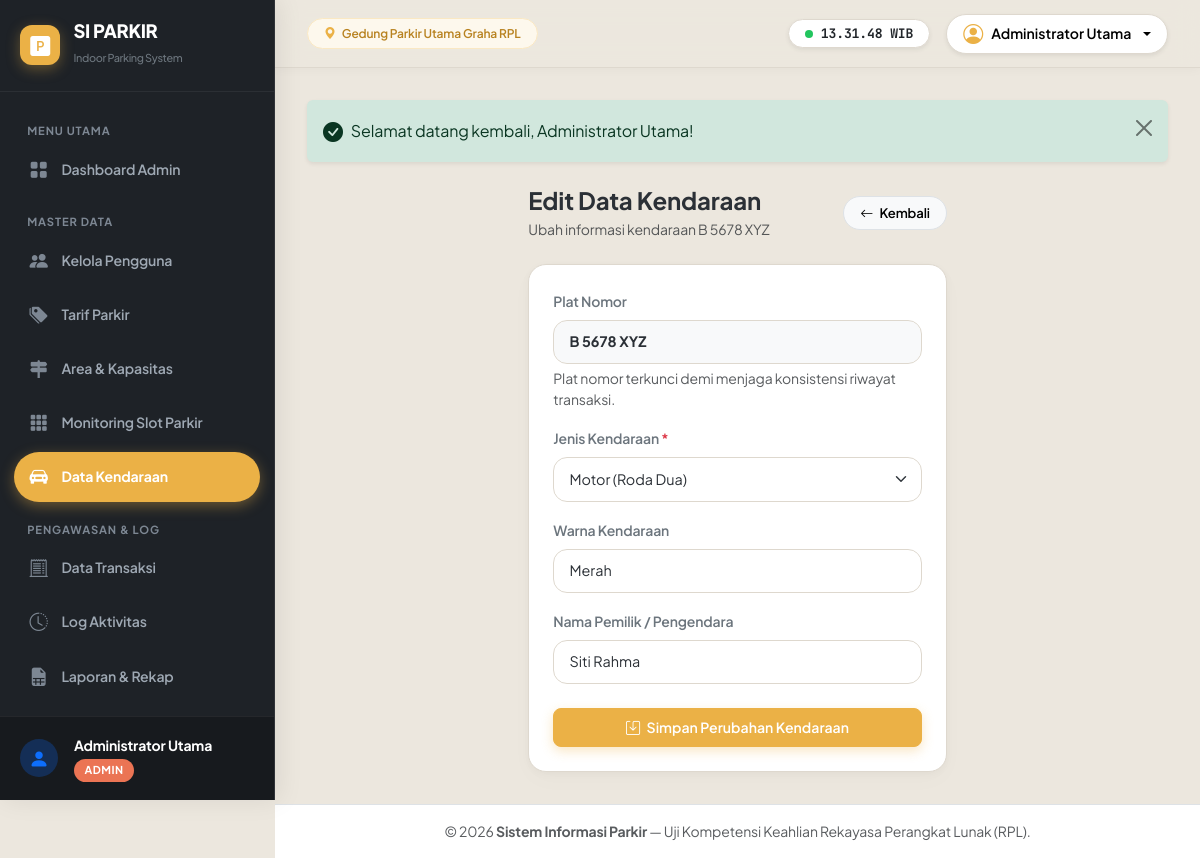
Screenshot of /admin/kendaraan/edit.php?id=2 (signed in) with the database file from the repository.
### tables this page shows
CREATE TABLE `tb_kendaraan` (
  `id_kendaraan` INT AUTO_INCREMENT PRIMARY KEY,
  `plat_nomor` VARCHAR(15) NOT NULL UNIQUE,
  `jenis_kendaraan` VARCHAR(20) NOT NULL,
  `warna` VARCHAR(20) NULL,
  `pemilik` VARCHAR(100) NULL,
  `id_user` INT NOT NULL,
  INDEX `idx_plat` (`plat_nomor`),
  INDEX `idx_jenis` (`jenis_kendaraan`),
  CONSTRAINT `fk_kendaraan_user` FOREIGN KEY (`id_user`) 
    REFERENCES `tb_user` (`id_user`) ON UPDATE CASCADE ON DELETE RESTRICT
);

### admin/kendaraan/edit.php (the view, shortened to what this page needs)
<?php
require_once __DIR__ . '/../../includes/header.php';
$pdo = getDBConnection();
$id = (int)($_GET['id'] ?? 0);
$stmt = $pdo->prepare("SELECT * FROM tb_kendaraan WHERE id_kendaraan = ?");
$stmt->execute([$id]);
$kendaraan = $stmt->fetch();
$jenis = $kendaraan['jenis_kendaraan'];
$warna = $kendaraan['warna'] ?? '';
$pemilik = $kendaraan['pemilik'] ?? '';
?>
<div class="row justify-content-center">
    <div class="col-12 col-md-8 col-lg-6">
        <div class="d-flex align-items-center justify-content-between mb-4">
            <div>
                <h4 class="fw-bold mb-1">Edit Data Kendaraan</h4>
                <p class="text-muted small mb-0">Ubah informasi kendaraan <?= htmlspecialchars($kendaraan['plat_nomor']) ?></p>
            </div>
            <a href="<?= BASE_URL ?>/admin/kendaraan/index.php" class="btn btn-light btn-sm border rounded-pill px-3">
                <i class="bi bi-arrow-left me-1"></i> Kembali
            </a>
        </div>
        <div class="card-custom p-4">
            <form method="POST" action="">
                <div class="mb-3">
                    <label class="form-label small fw-semibold text-secondary">Plat Nomor</label>
                    <input type="text" class="form-control bg-light fw-bold text-uppercase" value="<?= htmlspecialchars($kendaraan['plat_nomor']) ?>" disabled>
                    <div class="form-text small">Plat nomor terkunci demi menjaga konsistensi riwayat transaksi.</div>
                </div>
                <div class="mb-3">
                    <label for="jenis_kendaraan" class="form-label small fw-semibold text-secondary">Jenis Kendaraan <span class="text-danger">*</span></label>
                    <select class="form-select" id="jenis_kendaraan" name="jenis_kendaraan" required>
                        <option value="motor" <?= ($jenis === 'motor') ? 'selected' : '' ?>>Motor (Roda Dua)</option>
                    </select>
                </div>
                <div class="mb-3">
                    <label for="warna" class="form-label small fw-semibold text-secondary">Warna Kendaraan</label>
                    <input type="text" class="form-control" id="warna" name="warna" value="<?= htmlspecialchars($warna) ?>">
                </div>
                <div class="mb-4">
                    <label for="pemilik" class="form-label small fw-semibold text-secondary">Nama Pemilik / Pengendara</label>
                    <input type="text" class="form-control" id="pemilik" name="pemilik" value="<?= htmlspecialchars($pemilik) ?>">
                </div>
                <button type="submit" class="btn btn-primary w-100 py-2 rounded-3 fw-semibold">
                    <i class="bi bi-save me-1"></i> Simpan Perubahan Kendaraan
                </button>
            </form>
        </div>
    </div>
</div>
<?php require_once __DIR__ . '/../../includes/footer.php'; ?>

### assets/css/style.css (style rules this page uses)
:root { --primary-color: #ebb146; --primary-hover: #d39b33; --primary-subtle: #fdf8ed; --primary-dark: #b88220; --sidebar-bg: #1e2227; --sidebar-hover: #2a3037; --sidebar-active: #ebb146; --body-bg: #ece7de; --card-bg: #ffffff; --card-border: #ded8ce; --card-alt: #f7f4ee; --text-main: #2b3036; --text-secondary: #5e6670; --text-muted: #8c939b; --accent-coral: #eb7454; --accent-emerald: #15803d; --accent-dark: #111827; --radius-sm: 8px; --radius-md: 14px; --radius-lg: 18px; --radius-pill: 999px; }
body { font-family: 'Plus Jakarta Sans', -apple-system, BlinkMacSystemFont, "Segoe UI", Roboto, sans-serif; background-color: var(--body-bg); color: var(--text-main); overflow-x: hidden; min-height: 100vh; -webkit-font-smoothing: antialiased; -moz-osx-font-smoothing: grayscale; letter-spacing: -0.01em; }
.card-custom { background-color: var(--card-bg); border-radius: var(--radius-lg); border: 1px solid var(--card-border); box-shadow: 0 2px 8px rgba(0, 0, 0, 0.03), 0 8px 24px rgba(0, 0, 0, 0.02); transition: transform 0.2s cubic-bezier(0.16, 1, 0.3, 1), box-shadow 0.2s cubic-bezier(0.16, 1, 0.3, 1); overflow: hidden; }
.btn { border-radius: var(--radius-pill); font-weight: 600; font-size: 0.88rem; padding: 0.55rem 1.25rem; transition: all 0.2s cubic-bezier(0.16, 1, 0.3, 1); }
.btn-sm { padding: 0.38rem 0.95rem; font-size: 0.82rem; }
.btn-primary { background-color: var(--primary-color) !important; border-color: var(--primary-color) !important; color: #ffffff !important; box-shadow: 0 4px 12px rgba(235, 177, 70, 0.32); }
.form-control, .form-select { border: 1.5px solid var(--card-border); padding: 0.65rem 0.95rem; font-size: 0.9rem; border-radius: var(--radius-md); background-color: #ffffff; color: var(--text-main); transition: all 0.15s; }

### rows the page displays
tb_kendaraan: plat_nomor "B 5678 XYZ", jenis_kendaraan "Motor (Roda Dua)", warna "Merah", pemilik "Siti Rahma"

### other values shown
$userNama "Administrator Utama"
$userRole "ADMIN"
APP_LOCATION "Gedung Parkir Utama Graha RPL"
$user['nama_lengkap'] "Administrator Utama"
$text "Selamat datang kembali, Administrator Utama!"
APP_NAME "Sistem Informasi Parkir"
